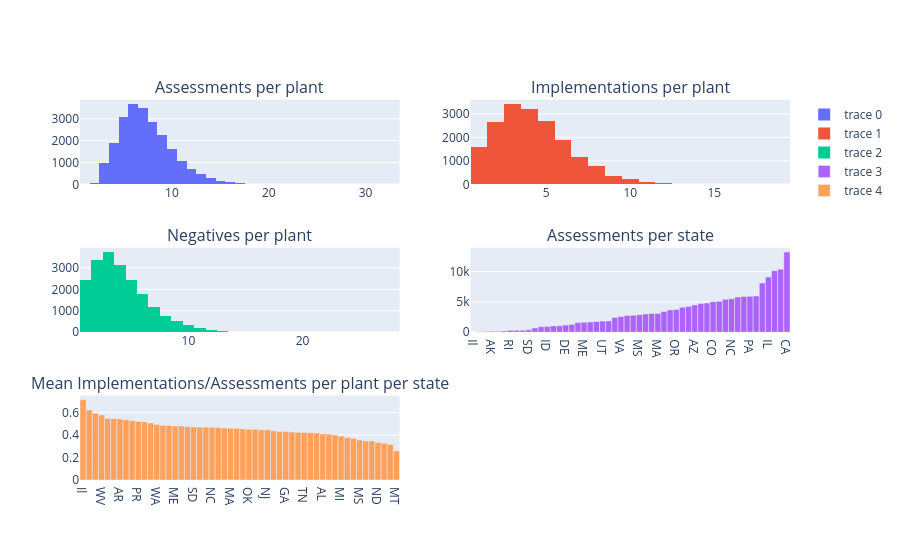

Notebook code for this chart:
### Code cell
assessments_per = RECC["ID"].value_counts()["count"].to_list()
implementations_per = RECC.filter(pl.col("IMPSTATUS") == "I")["ID"].value_counts()["count"].to_list()
negs_per = RECC.filter(pl.col("IMPSTATUS") == "N")["ID"].value_counts()["count"].to_list()
state_df = RECC.select("ID", "IMPSTATUS").join(ASSESS.select("ID", "STATE"), on="ID", how="left")
state_df = state_df.group_by("ID", "IMPSTATUS", "STATE").agg(pl.len()).sort("len")
state_assess = state_df.group_by("STATE").agg(pl.col("len").sum()).sort("len")
state_means = state_df.group_by("STATE").agg(pl.col("len").filter(pl.col("IMPSTATUS") == "I").sum() / pl.col("len").sum()).sort(by="len", descending=True)
subs = make_subplots(3, 2, subplot_titles=["Assessments per plant", "Implementations per plant", "Negatives per plant", "Assessments per state", "Mean Implementations/Assessments per plant per state"])

subs.add_trace(go.Histogram(x=assessments_per), 1, 1)
subs.add_trace(go.Histogram(x=implementations_per), 1, 2)
subs.add_trace(go.Histogram(x=negs_per), 2, 1)
subs.add_trace(go.Bar(x=state_assess["STATE"], y=state_assess["len"]), 2, 2)
subs.add_trace(go.Bar(x=state_means["STATE"], y=state_means["len"]), 3, 1)


subs.show()

### Figure 1 — Plotly figure (JSON) as saved in the notebook; plotly's stock layout.template omitted (floating-point values rounded to 4 significant figures; data arrays with more than 128 entries replaced by an {"elided": "..."} marker saying what was removed)
{"data": [{"type": "histogram", "x": {"elided": "22974 int values"}, "xaxis": "x", "yaxis": "y"}, {"type": "histogram", "x": {"elided": "18148 int values"}, "xaxis": "x2", "yaxis": "y2"}, {"type": "histogram", "x": {"elided": "20086 int values"}, "xaxis": "x3", "yaxis": "y3"}, {"type": "bar", "x": ["Il", "ND", "MT", "AK", "HI", "WY", "RI", "VT", "NM", "SD", "PR", "NH", "ID", "MD", "NV", "DE", "SC", "NE", "ME", "CT", "MN", "UT", "WA", "WV", "VA", "AL", "AR", "MS", "NJ", "KY", "MA", "IA", "LA", "OR", "KS", "WI", "AZ", "MI", "IN", "CO", "TN", "NY", "NC", "GA", "MO", "PA", "OK", "FL", "IL", "TX", "OH", "CA"], "xaxis": "x4", "y": [14, 87, 112, 141, 143, 206, 311, 313, 343, 402, 694, 909, 932, 1034, 1048, 1168, 1265, 1589, 1627, 1684, 1767, 1830, 1855, 2418, 2574, 2753, 2770, 2864, 2998, 3087, 3092, 3391, 3668, 3743, 4092, 4205, 4485, 4719, 4787, 5015, 5080, 5420, 5489, 5770, 5879, 5890, 5956, 8088, 9058, 10114, 10362, 13174], "yaxis": "y4"}, {"type": "bar", "x": ["Il", "HI", "VT", "WV", "MO", "AK", "AR", "TX", "CO", "PR", "NE", "IA", "WA", "FL", "MN", "ME", "LA", "OR", "SD", "VA", "KS", "NC", "OH", "MD", "MA", "PA", "RI", "OK", "WY", "NH", "NJ", "NY", "CA", "GA", "NV", "SC", "TN", "UT", "CT", "AL", "DE", "IN", "MI", "AZ", "IL", "MS", "KY", "WI", "ND", "ID", "NM", "MT"], "xaxis": "x5", "y": [0.7143, 0.6224, 0.5942, 0.5786, 0.5475, 0.5461, 0.5433, 0.537, 0.5274, 0.5216, 0.516, 0.5072, 0.4938, 0.4864, 0.4856, 0.4813, 0.4812, 0.475, 0.4726, 0.4709, 0.4702, 0.4689, 0.4673, 0.4632, 0.4615, 0.4604, 0.4566, 0.4527, 0.4515, 0.4477, 0.4473, 0.4378, 0.4324, 0.4317, 0.4265, 0.4245, 0.4238, 0.4213, 0.4186, 0.4101, 0.4075, 0.4015, 0.391, 0.3788, 0.3719, 0.3568, 0.3482, 0.3479, 0.3333, 0.3273, 0.3178, 0.2589], "yaxis": "y5"}], "layout": {"annotations": [{"font": {"size": 16}, "showarrow": false, "text": "Assessments per plant", "x": 0.225, "xanchor": "center", "xref": "paper", "y": 1, "yanchor": "bottom", "yref": "paper"}, {"font": {"size": 16}, "showarrow": false, "text": "Implementations per plant", "x": 0.775, "xanchor": "center", "xref": "paper", "y": 1, "yanchor": "bottom", "yref": "paper"}, {"font": {"size": 16}, "showarrow": false, "text": "Negatives per plant", "x": 0.225, "xanchor": "center", "xref": "paper", "y": 0.6111, "yanchor": "bottom", "yref": "paper"}, {"font": {"size": 16}, "showarrow": false, "text": "Assessments per state", "x": 0.775, "xanchor": "center", "xref": "paper", "y": 0.6111, "yanchor": "bottom", "yref": "paper"}, {"font": {"size": 16}, "showarrow": false, "text": "Mean Implementations/Assessments per plant per state", "x": 0.225, "xanchor": "center", "xref": "paper", "y": 0.2222, "yanchor": "bottom", "yref": "paper"}], "xaxis": {"anchor": "y", "domain": [0, 0.45]}, "xaxis2": {"anchor": "y2", "domain": [0.55, 1]}, "xaxis3": {"anchor": "y3", "domain": [0, 0.45]}, "xaxis4": {"anchor": "y4", "domain": [0.55, 1]}, "xaxis5": {"anchor": "y5", "domain": [0, 0.45]}, "xaxis6": {"anchor": "y6", "domain": [0.55, 1]}, "yaxis": {"anchor": "x", "domain": [0.7778, 1]}, "yaxis2": {"anchor": "x2", "domain": [0.7778, 1]}, "yaxis3": {"anchor": "x3", "domain": [0.3889, 0.6111]}, "yaxis4": {"anchor": "x4", "domain": [0.3889, 0.6111]}, "yaxis5": {"anchor": "x5", "domain": [0, 0.2222]}, "yaxis6": {"anchor": "x6", "domain": [0, 0.2222]}}}
